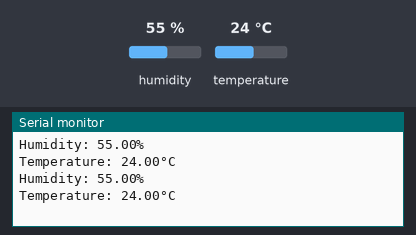
This sketch was run on a simulated Arduino Uno, built with avr-gcc and run on an emulated ATmega328P. Parts: the last lines printed to the serial monitor. Inputs (shaded band) come from the test bench; at power-on: humidity 55 %, temperature 24 °C.

Above: at 2.8 s.
2.9 s: humidity set to 22 %
At 5.0 s:
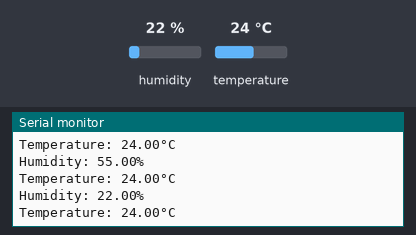
5.6 s: temperature set to 12 °C
At 6.8 s:
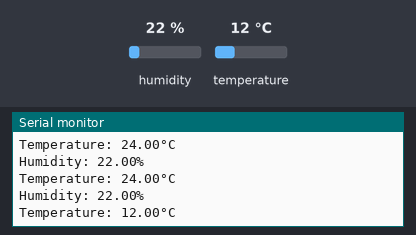
8.3 s: humidity set to 40 %
At 11.5 s:
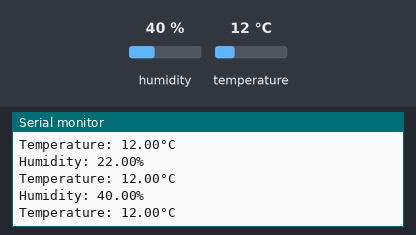
Timing chart, 0 to 13.0 s (numbered marks = the images above; inputs shaded):
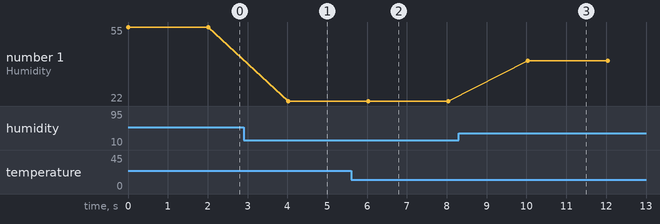

The sketch:

5_DHT_Test.ino
```cpp
#include "DHT.h" //DHT Library
#define pinDHT 2     //DHT communication pin
#define typeDHT DHT22 //DHT sensor type, in this case DHT22

DHT dht(pinDHT, typeDHT); //declaring an DHT object

void setup() {
  Serial.begin(9600);
  dht.begin(); //initialize DHT object
}

void loop() {

  //read humidity and temperature
  float h = dht.readHumidity();
  float t = dht.readTemperature();

  //sensor read failure check
  if (isnan(h) || isnan(t)) {
    Serial.print("DHT failed");
  }
  //Show the information on Monitor Serial
  Serial.print("Humidity: ");
  Serial.print(h);
  Serial.print("%\n");
  Serial.print("Temperature: ");
  Serial.print(t);
  Serial.print("°C\n");

  delay(2000);
}
```

Measured:
- after the input at 2.9 s, the serial monitor: prints a new line after 1.1 s (image 1)
- after the input at 5.6 s, the serial monitor: prints a new line after 0.44 s (image 2)
- after the input at 8.3 s, the serial monitor: prints a new line after 1.7 s (image 3)
- plotted number 1: 55 → 22 after the input at 2.9 s, 22 → 40 after the input at 8.3 s
